Frame 1 (no input): blank canvas, image omitted
Frame 60 (no input): blank canvas, image omitted
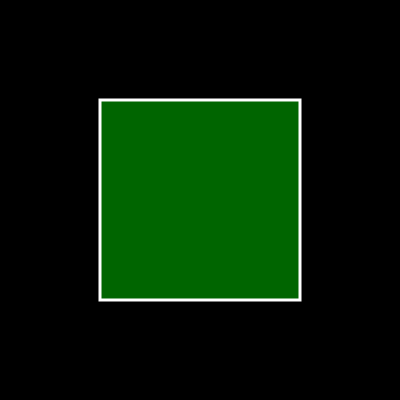
Frame 120 (the mouse pressed at the canvas centre since frame 60)

The p5.js sketch whose frames 1 and 60 were blank and that drew this single picture after the mouse press (run headless with seeded random() and noise() and a simulated clock; from frame 60 on, the mouse is pressed at the canvas centre):

// p5.js sketch
// ── sketch.js
// =======================================================\\EXO 1//===========================================================
function setup(){
  createCanvas(400, 400);
}

// function draw(){
//   background(255);
//   fill(0);

//   let x = 100;

//   for(let i=0;i<5;i++){
//     square(x,100,45);
//     x +=50;
//   }
// }


// =======================================================\\EXO 2//===========================================================

// function draw(){
//   background(255);
//   fill(0);

//   for (let  y = 100 ; y<300; y +=50){
//     for(let x = 100; x<350; x += 50){
//       square(x, y, 45);
//     }
//   }
// }

// =======================================================\\EXO 3//===========================================================

// function draw() {
//   background(0);
//   stroke(255);
//   strokeWeight(3);
//   noFill();
//   if(mouseY > 200) {
//     circle(200, 200, 50);
//   } else { 
//     square(175, 175, 50);
//   }
// }

// =======================================================\\EXO 4//===========================================================

// function draw() {
//   background(0);
//   stroke(255);
//   strokeWeight(3);
//   noFill();
//   if(mouseY > 200) {
//     circle(200, 200, mouseX);
//   } else { 
//     square(200 - mouseX/2, 200 - mouseX/2, mouseX);
//   }
// }

// =======================================================\\EXO 5//===========================================================

let g=0;

function draw() {
  background(0);
  stroke(255);
  strokeWeight(3);
  fill(0, g, 0);
  console.log(g);
  g = (g+3)%256;
  if(mouseY > 200) {
    circle(200, 200, mouseX);
  } else { 
    square(200 - mouseX/2, 200 - mouseX/2, mouseX);
  }
}


// ======================================================\\BONUS//==============================================================
// function setup(){
//   createCanvas(600,600);
//   background(40)
  
// }
// let t=0;
// let a=0;
// let x=100;
// let direction= 9;
// let liste = [];

// function draw(){
//   t=t+1
//   background(40)
//   liste.push(x)
//   if(liste.length >20){
//     liste.shift()
//    // console.log(liste)
//   }
//   let y=500;
  
//   for(let i=0; i< liste.length ; i++){
   
//     drawSquare(liste[i],y,  (1-i /liste.length)*250,50*(1+cos((t+i)/3))+(1-i/liste.length)*50,50*(1+cos((t+i)/3))+(1-i/liste.length)*50 )
    
    
//   }
  
//    circle(x+50*cos(frameCount/13), 100+50*cos(frameCount/17), 55+45*cos(frameCount/10));
  

  
//     x=x+direction
//   if(x> width-100){
//     direction=-direction
//   }
//   if(x<100){
//     direction=-direction
//   }

  
// }

// function drawWhiteSquare(a){
//   noStroke()
//   fill(250)
//   square(a,0,100)
  
// }
// function drawSquare(x,y,couleur,taille,angle){
  
//   noStroke()
//   fill(couleur,50,100,)
//   square(x-taille/2,y-taille/2,taille,angle)
//   //console.log(couleur)
  
// }
